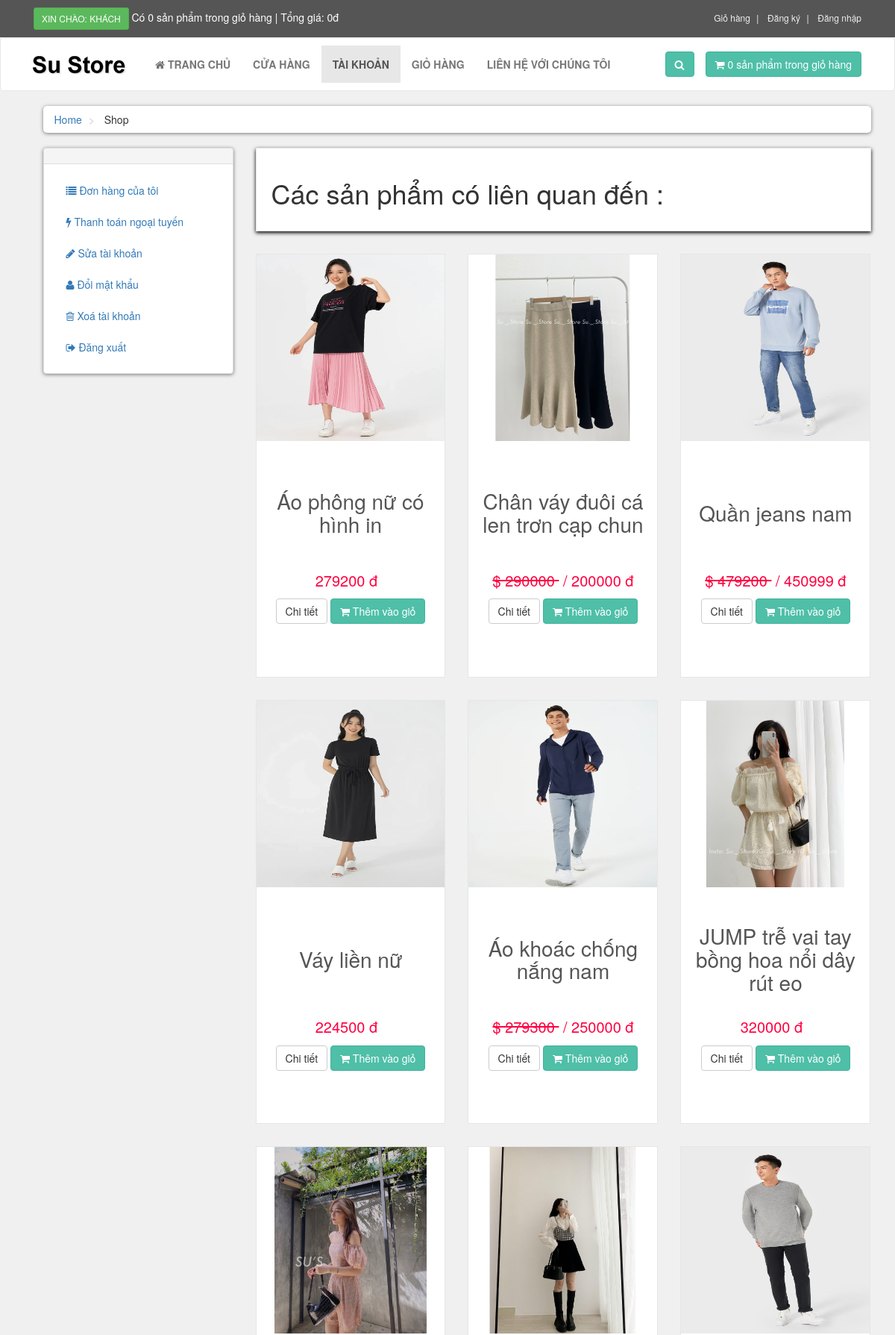
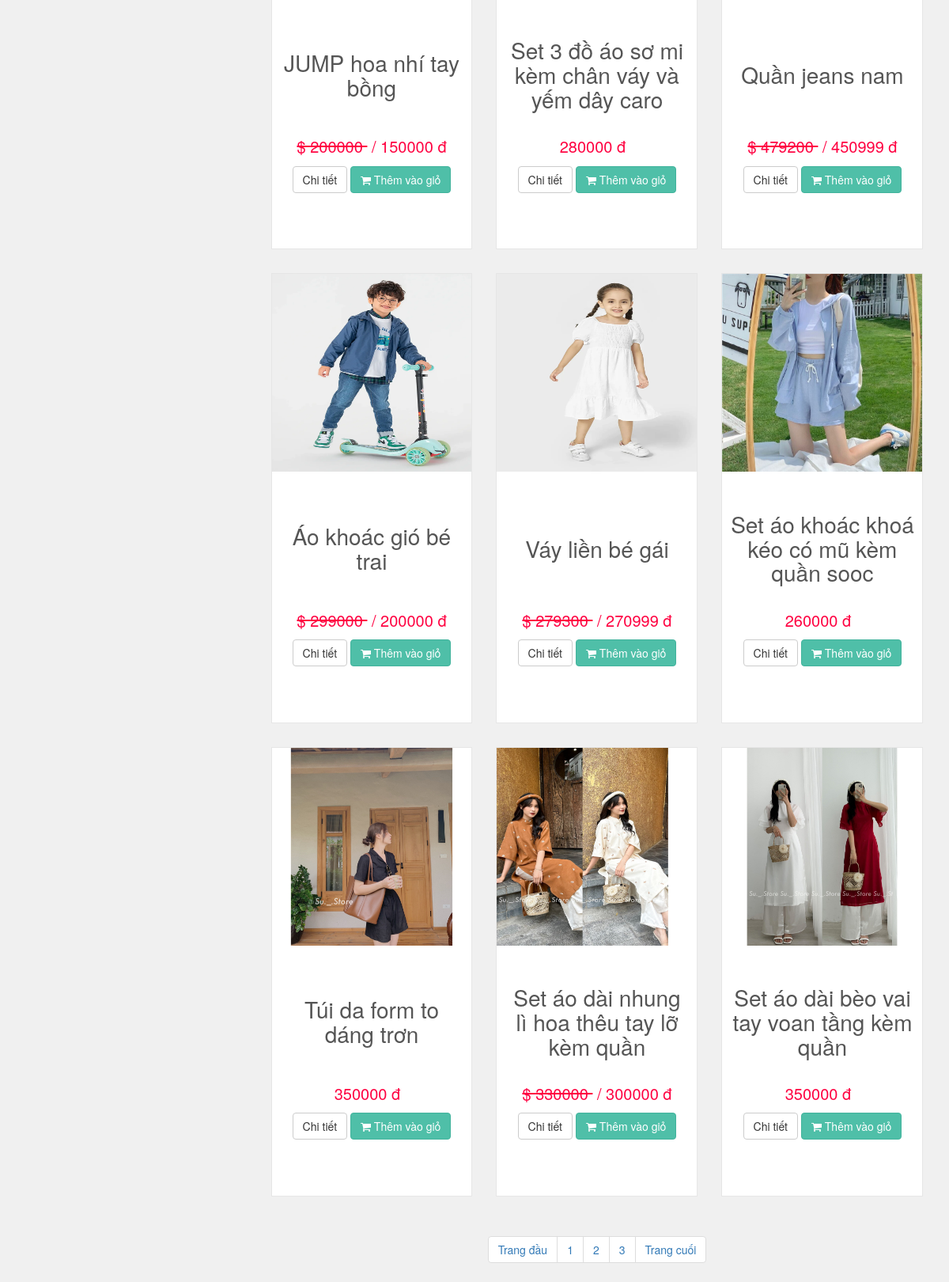
/customer/results.php, run on the app's committed database (2 pictures, top to bottom).
### tables this page shows
CREATE TABLE `products` (
  `product_id` int(10) NOT NULL,
  `p_cat_id` int(10) NOT NULL,
  `cat_id` int(10) NOT NULL,
  `date` timestamp NOT NULL DEFAULT current_timestamp() ON UPDATE current_timestamp(),
  `product_title` text NOT NULL,
  `product_img1` text NOT NULL,
  `product_img2` text NOT NULL,
  `product_img3` text NOT NULL,
  `product_price` int(10) NOT NULL,
  `product_keywords` text NOT NULL,
  `product_desc` text NOT NULL,
  `product_label` text NOT NULL,
  `product_sale` int(100) NOT NULL
);

### customer/results.php (the view, shortened to what this page needs)
<?php
    include("includes/header.php");
?>
<div id="content">
    <div class="container">
        <div class="col-md-12">
            <ul class="breadcrumb">
                <li>
                    <a href="index.php">Home</a>
                </li>
                <li>
                    Shop
                </li>
            </ul>
        </div>
        <div class="col-md-3">
            <?php
                include("includes/sidebar.php");
            ?>
        </div>
        <div class="col-md-9">
            <div class='box'>
                <h1>Các sản phẩm có liên quan đến <?php echo $_SESSION['user_query']; ?>:</h1>
                </div>
            <div id="products" class="row">
                <?php
                        if(!isset($_GET['p_cat'])){
                            if(!isset($_GET['cat'])){
                                $per_page=6;
                                $search = $_SESSION['user_query'];
                                $get_products = "SELECT * FROM `products` where product_title or product_keywords like '%$search%'";
                                $run_products = mysqli_query($con,$get_products);
                                $count = mysqli_num_rows($run_products);
                                if ($count <= 0) {
                                    echo " <h1 style='text-align: center;'>Không có sản phẩm nào</h1>";
                                }
                                else{
                                    while($row_products=mysqli_fetch_array($run_products)){
                                        $pro_id = $row_products['product_id'];
                                        $pro_title = $row_products['product_title'];
                                        $pro_price = $row_products['product_price'];
                                        $pro_sale_price = $row_products['product_sale'];
                                        $pro_img1 = $row_products['product_img1'];
                                        $pro_label = $row_products['product_label'];
                                        if($pro_label == "sale"){
                                            $product_price = " <del> $ $pro_price </del> ";
                                            $product_sale_price = "/ $pro_sale_price đ";
                                        }else{
                                            $product_price = "  $pro_price đ ";
                                            $product_sale_price = "";
                                        }
                                        if($pro_label == ""){
                                        }else{
                                            $product_label = "
                                                <a href='#' class='label $pro_label'>
                                                    <div class='theLabel'> $pro_label </div>
                                                    <div class='labelBackground'>  </div>
                                                </a>
                                            ";
                                        }
                                        echo "
                                        <div class='col-md-4 col-sm-6 center-responsive'>
                                            <div class='product'>
                                                <a href='details.php?pro_id=$pro_id'>
                                                    <img class='img-responsive' src='../admin_area/product_images/$pro_img1'>
                                                </a>
                                                <div class='text'>
                                                    <h3>
                                                        <a href='details.php?pro_id=$pro_id'>
                                                            $pro_title
                                                        </a>
                                                    </h3>
                                                    <p class='price'>
                                                    $product_price &nbsp;$product_sale_price
                                                    </p>
                                                    <p class='button'>
                                                        <a class='btn btn-default' href='details.php?pro_id=$pro_id'>
                                                            Chi tiết
                                                        </a>
                                                        <a class='btn btn-primary' href='details.php?pro_id=$pro_id'>
                                                            <i class='fa fa-shopping-cart'></i> Thêm vào giỏ
                                                        </a>
                                                    </p>
                                                </div>
                                                $product_label
                                            </div>
                                        </div>
                                        ";
                                    }
                                }
                ?>
            </div>
            <center>
                <ul class="pagination">
                    <?php
                        $query = "select * from products";
                        $result = mysqli_query($con,$query);
                        $total_records = mysqli_num_rows($result);
                        $total_pages = ceil($total_records / $per_page);
                        echo "
                            <li>
                                <a href='shop.php?page=1'> ".'Trang đầu'." </a>
                            </li>
                        ";
                        for($i=1; $i<=$total_pages; $i++){
                            echo "
                                <li>
                                    <a href='shop.php?page=".$i."'> ".$i." </a>
                                </li>
                            ";
                        };
                        echo "
                            <li>
                                <a href='shop.php?page=$total_pages'> ".'Trang cuối'." </a>
                            </li>
                        ";
                                }
                            }
					?>
                </ul>
            </center>
        </div>
    </div>
</div>

### customer/styles/style.css (style rules this page uses)
body { font-size: 14px; line-height: 1.42857143; color: #333333; background: #f0f0f0; overflow-x: hidden; }
.btn-primary { color: rgb(255, 255, 255); background: rgb(79, 191, 168); border-color: rgb(65, 179, 156); }
.box { background: #ffffff; margin: 0 0 30px; border: solid 1px #e6e6e6; box-sizing: border-box; padding: 20px; box-shadow: 0px 2px 5px rgba(0, 0, .3); }
#content { padding-left: 25px; }
#content .product { background: #ffffff; border: solid 1px #e6e6e6; margin-bottom: 30px; box-sizing: border-box; }
#content .product .text { padding: 10px 10px 0px; }
#content .product .text p.price { font-size: 20px; text-align: center; font-weight: 400; color: rgb(255, 0, 64); }
#content .product .text .button { text-align: center; clear: both; }
#content .product .text .button .btn { margin-bottom: 10px; }
#content .product .text h3 { text-align: center; font-size: 28px; }
#content .product .text h3 a { color: rgb(85, 85, 85); height: 133.2px; display:inline-block; justify-content: center; align-items: center; display: flex; }
.product a img.img-responsive { max-height: 250px; width: 100%; }
.breadcrumb { padding: 8px 15px; margin-bottom: 20px; background: #ffffff; border-radius: 5px; box-shadow: 0px 1px 5px rgba(0, 0, 0, .5 ); }
.breadcrumb>li + li:before { content: ">\00a0"; color: #cccccc; }

### data on the page
products: product_img1 (picture), product_title "Áo phông nữ có hình in", product_price "279200 đ"
products: product_img1 (picture), product_title "Chân váy đuôi cá len trơn cạp chun", product_price "290000", product_sale "/ 200000 đ"
products: product_img1 (picture), product_title "Quần jeans nam", product_price "479200", product_sale "/ 450999 đ"
products: product_img1 (picture), product_title "Váy liền nữ", product_price "224500 đ"
products: product_img1 (picture), product_title "Áo khoác chống nắng nam", product_price "279300", product_sale "/ 250000 đ"
products: product_img1 (picture), product_title "JUMP trễ vai tay bồng hoa nổi dây rút eo", product_price "320000 đ"
products: product_img1 (picture), product_title "JUMP hoa nhí tay bồng", product_price "200000", product_sale "/ 150000 đ"
products: product_img1 (picture), product_title "Set 3 đồ áo sơ mi kèm chân váy và yếm dây caro", product_price "280000 đ"
products: product_img1 (picture), product_title "Quần jeans nam", product_price "479200", product_sale "/ 450999 đ"
products: product_img1 (picture), product_title "Áo khoác gió bé trai", product_price "299000", product_sale "/ 200000 đ"
products: product_img1 (picture), product_title "Váy liền bé gái", product_price "279300", product_sale "/ 270999 đ"
products: product_img1 (picture), product_title "Set áo khoác khoá kéo có mũ kèm quần sooc", product_price "260000 đ"
products: product_img1 (picture), product_title "Túi da form to dáng trơn", product_price "350000 đ"
products: product_img1 (picture), product_title "Set áo dài nhung lì hoa thêu tay lỡ kèm quần", product_price "330000", product_sale "/ 300000 đ"
products: product_img1 (picture), product_title "Set áo dài bèo vai tay voan tầng kèm quần", product_price "350000 đ"

### other printed values
$count_items "0 0"
$total "0"
